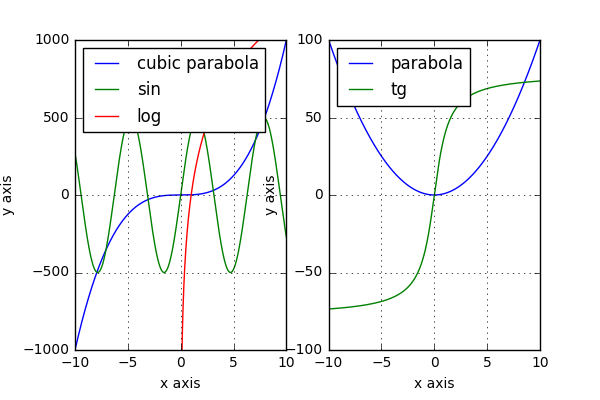

Python code for this plot:
#!/usr/bin/env python3
# -*- coding: utf-8 -*-
"""
Created on Fri Oct 21 16:35:30 2016

@author: adaico
"""

import matplotlib.pyplot as plt
import numpy as np

fig, sp = plt.subplots(nrows = 1, ncols = 2)

x = np.linspace(-10, 10, 1000)

sp[0].plot(x, x ** 3, label = 'cubic parabola')
sp[0].plot(x, np.sin(x) * 500, label = 'sin')
sp[0].plot(np.linspace(0, 10, 500), np.log(np.linspace(0.01, 10, 500)) * 500, label = 'log')
sp[0].axis([-10, 10, -1000, 1000])

sp[1].plot(x, x ** 2, label = 'parabola')
sp[1].plot(x, np.arctan(x) * 50, label = 'tg')
sp[1].axis([-10, 10, -100, 100])

for spi in sp:
    spi.set_xlabel('x axis')
    spi.set_ylabel('y axis')
    spi.grid(True) 
    spi.legend(loc = 2)
    
fig.savefig('plots.png', format = 'png')